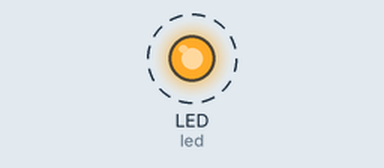
This program was run on a simulated CircuitPython board. On the bench: output pins drawn as LEDs (lit = HIGH). Dashed ring = blinking. What the program prints to the serial console is not drawn.

Above: at 0.2 s.
Timing chart, 0 to 3.0 s (numbered marks = the images above):
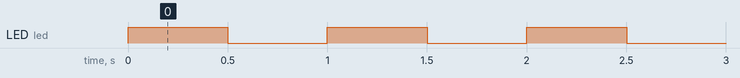

The program:

code.py
```python
import board
import digitalio
import time

led=digitalio.DigitalInOut(board.LED)
led.direction=digitalio.Direction.OUTPUT

print("Project 01: led blinking")

while True:
    led.value=True
    print("LED ON")
    time.sleep(0.5)
    led.value=False
    print("LED OFF")
    time.sleep(0.5)
```

Measured:
- by itself, LED (led): alternates HIGH for 0.50 s and LOW for 0.50 s
